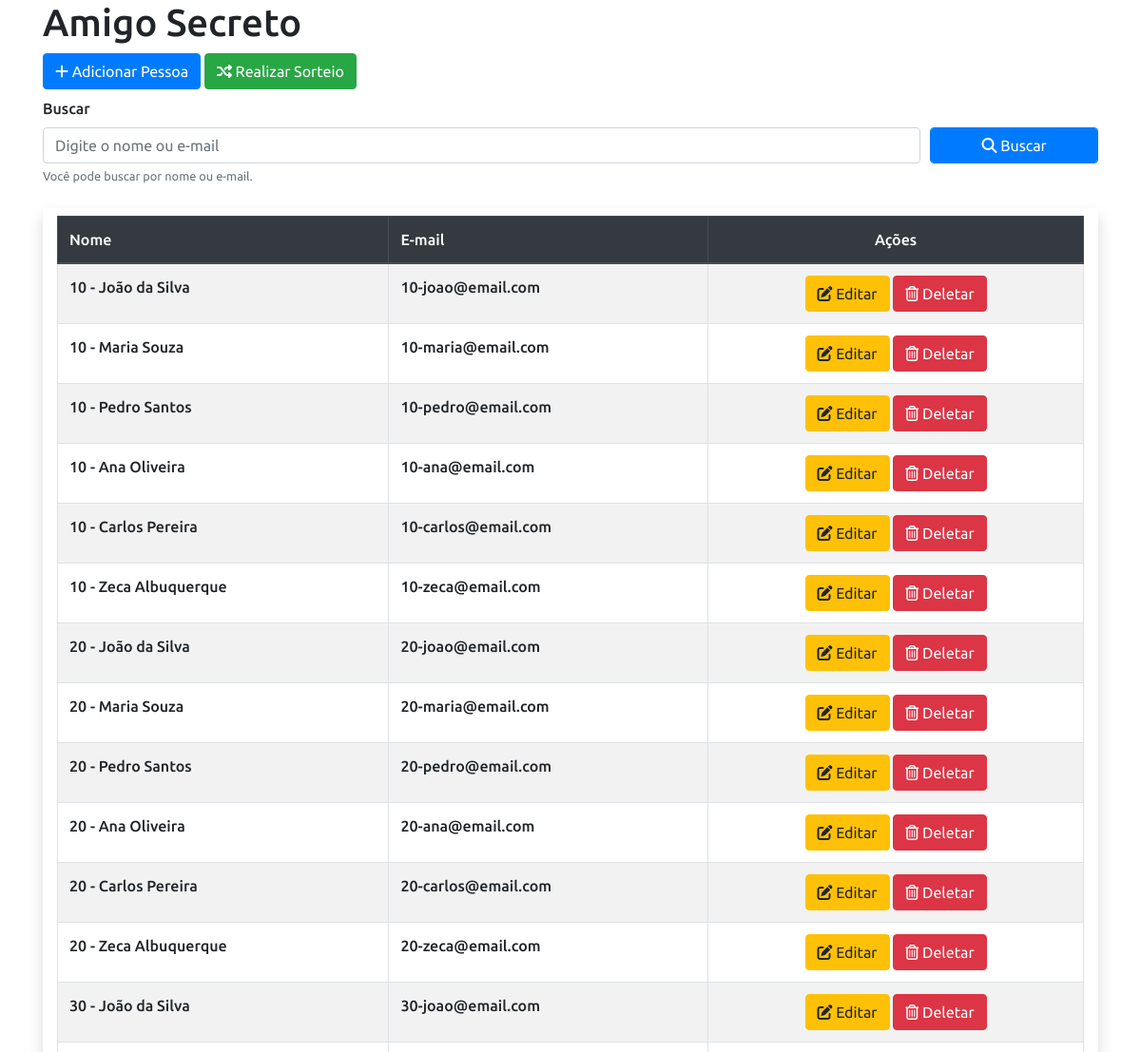
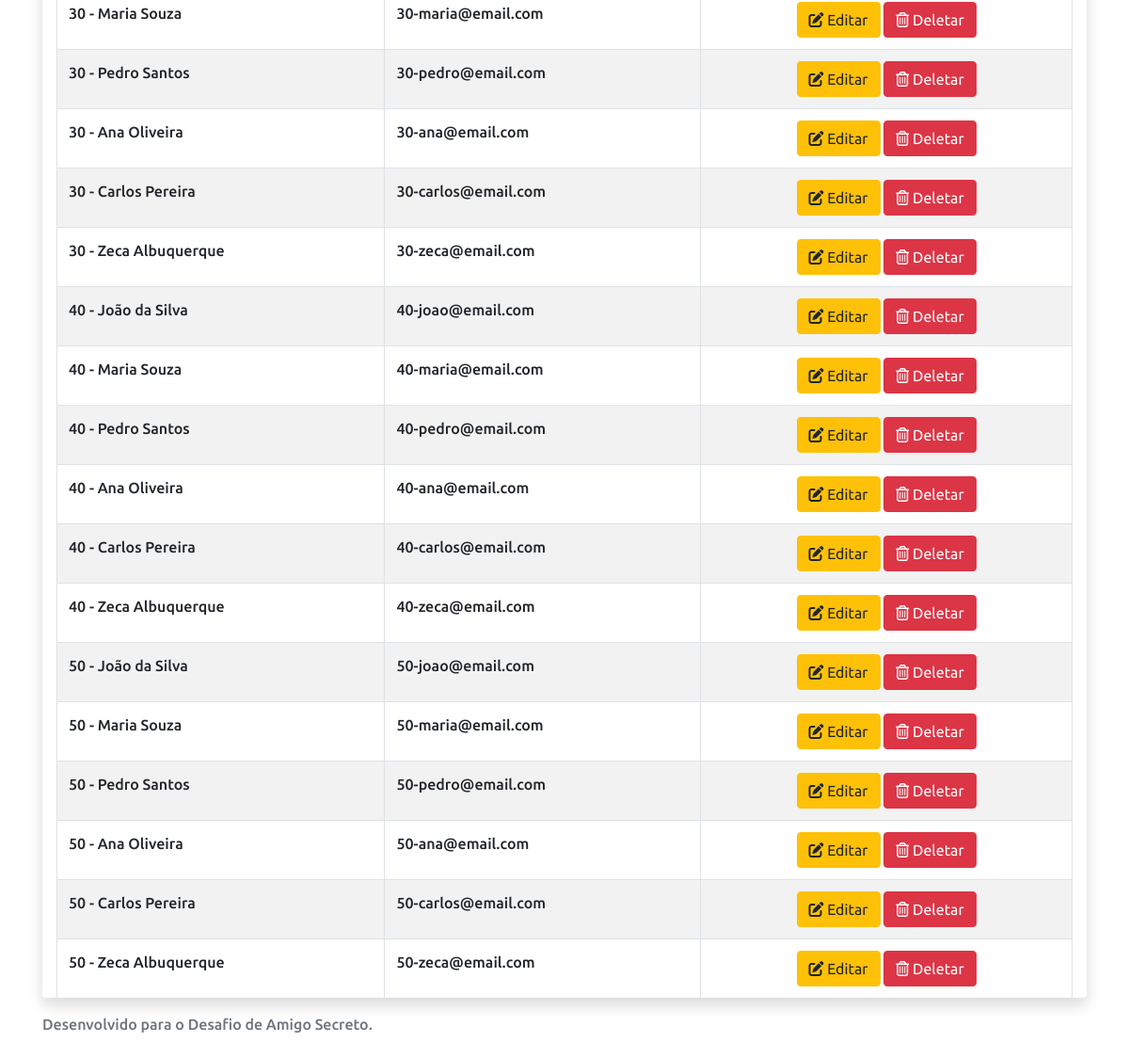
The page / on the database its author committed (2 pictures, top to bottom).
### tables this page shows
CREATE TABLE pessoas (
    id INT AUTO_INCREMENT PRIMARY KEY,
    nome VARCHAR(255) NOT NULL,
    email VARCHAR(255) NOT NULL UNIQUE
);

### src/Controllers/PessoaController.php (called while the page is built, shortened)
<?php
require_once 'src/Models/Pessoa.php';
class PessoaController {
    public function buscarPessoas(){
        $busca = filter_input(INPUT_GET, 'busca', FILTER_UNSAFE_RAW);
        $condicoes = [
            !empty($busca) ? 'nome LIKE "%'.str_replace(' ', '%', $busca).'%"' : null,
            !empty($busca) ? 'email LIKE "%'.str_replace(' ', '%', $busca).'%"' : null
        ];
        $condicoes = array_filter($condicoes);
        $where = implode(' OR ', $condicoes);
        $pessoas = Pessoa::buscarPessoas($where);
        include 'src/Views/index.php';
    }
}
?>

### src/Models/Database.php (called while the page is built, shortened)
<?php
class Database {
    private $table;
    private $connection;
    public function __construct($table = null){
        $this->table = $table;
    }
    public function setConnection(){
        try{
            $this->connection = new PDO('mysql:host='.self::HOST.';dbname='.self::NAME, self::USER, self::PASS);
            $this->connection->setAttribute(PDO::ATTR_ERRMODE, PDO::ERRMODE_EXCEPTION);
        }catch(PDOException $e){
            die('ERROR: '. $e->getMessage());
        }
    }
    public function execute($query, $params = []){
        try{
            $statement = $this->connection->prepare($query);
            $statement->execute($params);
            return $statement;
        }catch(PDOException $e){
            die('ERROR: '.$e->getMessage());
        }
    }
    public function select($where = null, $order = null, $limit = null, $fields = '*'){
        $where = !empty($where) ? 'WHERE '   . $where : '';
        $order = !empty($order) ? 'ORDER BY '. $order : '';
        $limit = !empty($limit) ? 'LIMIT '   . $limit : '';
        $query = 'SELECT '.$fields.' FROM '.$this->table.' '.$where. ' '.$order. ' '.$limit;
        return $this->execute($query);
    }
}
?>

### src/Models/Pessoa.php (called while the page is built, shortened)
<?php
require_once 'src/Models/Database.php';
class Pessoa {
    public static function buscarPessoas($where = null, $order = null, $limit = null){
        $obDatabase = new Database('pessoas');
        $obDatabase = $obDatabase->select($where, $order, $limit)->fetchAll(PDO::FETCH_CLASS, self::class);
        return $obDatabase;
    }
}
?>

### src/Views/index.php (the view, shortened to what this page needs)
<?php include 'header.php'; ?>
<h1>Amigo Secreto</h1>
<a href="?action=create" class="shadow-none btn btn-primary"><i class="fa-solid fa-plus"></i> Adicionar Pessoa</a>
<a href="?action=sorteio" class="shadow-none btn btn-success"><i class="fa-solid fa-shuffle"></i> Realizar Sorteio</a>
<form action="index.php" method="GET" class="my-2">
    <div class="form-row">
        <div class="form-group col-md-10">
            <label for="busca">Buscar</label>
            <input type="text" class="shadow-none form-control" id="busca" name="busca" placeholder="Digite o nome ou e-mail"  value="<?= $busca ?>">
            <small class="form-text text-muted">Você pode buscar por nome ou e-mail.</small>
        </div>
        <div class="form-group col-md-2">
            <label for="btn-busca">&nbsp;</label>
            <button type="submit" class="form-control shadow-none btn btn-primary" id="btn-busca"><i class="fa-solid fa-magnifying-glass"></i> Buscar</button>
        </div>
    </div>
</form>
<div class="container">
    <div class="row">
        <div class="col-lg-12 mx-auto bg-white rounded shadow">
            <div class="table-wrap table-responsive mt-2">
                <table class="table table-striped table-bordered">
                    <thead class="thead-dark">
                        <tr>
                            <th>Nome</th>
                            <th>E-mail</th>
                            <th class="text-center">Ações</th>
                        </tr>
                    </thead>
                    <tbody>
                        <?php foreach ($pessoas as $pessoa): ?>
                            <tr>
                                <td><?= $pessoa->nome ?></td>
                                <td><?= $pessoa->email ?></td>
                                <td class="text-center">
                                    <a href="?action=edit&id=<?= $pessoa->id ?>"   class="shadow-none btn btn-warning btn-edit"><i class="fa-solid fa-pen-to-square"></i> Editar</a>
                                    <a href="?action=delete&id=<?= $pessoa->id ?>" class="shadow-none btn btn-danger btn-delete"><i class="fa-regular fa-trash-can"></i> Deletar</a>
                                </td>
                            </tr>
                        <?php endforeach; ?>
                    </tbody>
                </table>
            </div>
        </div>
    </div>
</div>
<?php include 'footer.php'; ?>

### index.php (shortened to what this page needs)
<?php
require_once 'src/Controllers/PessoaController.php';
$controller = new PessoaController();
$action = filter_input(INPUT_GET, 'action', FILTER_UNSAFE_RAW) ?? 'index';
switch ($action) {
    default:
        $controller->buscarPessoas();
        break;
}
?>

### src/Views/header.php (shortened to what this page needs)
<!DOCTYPE html>
<html lang="pt-BR">
<head>
    <link rel="stylesheet" href="https://stackpath.bootstrapcdn.com/bootstrap/4.5.2/css/bootstrap.min.css">
    <link rel="stylesheet" href="https://cdnjs.cloudflare.com/ajax/libs/font-awesome/6.2.0/css/all.min.css">
    <link rel="stylesheet" href="public/css/style.css">
</head>
<body>
<div class="container">

### src/Views/footer.php (shortened to what this page needs)
</div>
    <footer class="footer mt-auto py-3">
        <div class="container">
            <span class="text-muted">Desenvolvido para o Desafio de Amigo Secreto.</span>
        </div>
    </footer>
</body>
</html>

### public/css/style.css (style rules this page uses)
* { font-family: 'Ubuntu', sans-serif; font-weight: 500; }
.table-wrap { height: 75vh; max-height: 100vh; overflow-y: auto; }
thead th { position: sticky; top: 0; }

### rows shown on the page
pessoas: nome "10 - João da Silva", email "10-joao@email.com"
pessoas: nome "10 - Maria Souza", email "10-maria@email.com"
pessoas: nome "10 - Pedro Santos", email "10-pedro@email.com"
pessoas: nome "10 - Ana Oliveira", email "10-ana@email.com"
pessoas: nome "10 - Carlos Pereira", email "10-carlos@email.com"
pessoas: nome "10 - Zeca Albuquerque", email "10-zeca@email.com"
pessoas: nome "20 - João da Silva", email "20-joao@email.com"
pessoas: nome "20 - Maria Souza", email "20-maria@email.com"
pessoas: nome "20 - Pedro Santos", email "20-pedro@email.com"
pessoas: nome "20 - Ana Oliveira", email "20-ana@email.com"
pessoas: nome "20 - Carlos Pereira", email "20-carlos@email.com"
pessoas: nome "20 - Zeca Albuquerque", email "20-zeca@email.com"
pessoas: nome "30 - João da Silva", email "30-joao@email.com"
pessoas: nome "30 - Maria Souza", email "30-maria@email.com"
pessoas: nome "30 - Pedro Santos", email "30-pedro@email.com"
pessoas: nome "30 - Ana Oliveira", email "30-ana@email.com"
pessoas: nome "30 - Carlos Pereira", email "30-carlos@email.com"
pessoas: nome "30 - Zeca Albuquerque", email "30-zeca@email.com"
pessoas: nome "40 - João da Silva", email "40-joao@email.com"
pessoas: nome "40 - Maria Souza", email "40-maria@email.com"
pessoas: nome "40 - Pedro Santos", email "40-pedro@email.com"
pessoas: nome "40 - Ana Oliveira", email "40-ana@email.com"
pessoas: nome "40 - Carlos Pereira", email "40-carlos@email.com"
pessoas: nome "40 - Zeca Albuquerque", email "40-zeca@email.com"
pessoas: nome "50 - João da Silva", email "50-joao@email.com"
pessoas: nome "50 - Maria Souza", email "50-maria@email.com"
pessoas: nome "50 - Pedro Santos", email "50-pedro@email.com"
pessoas: nome "50 - Ana Oliveira", email "50-ana@email.com"
pessoas: nome "50 - Carlos Pereira", email "50-carlos@email.com"
pessoas: nome "50 - Zeca Albuquerque", email "50-zeca@email.com"
